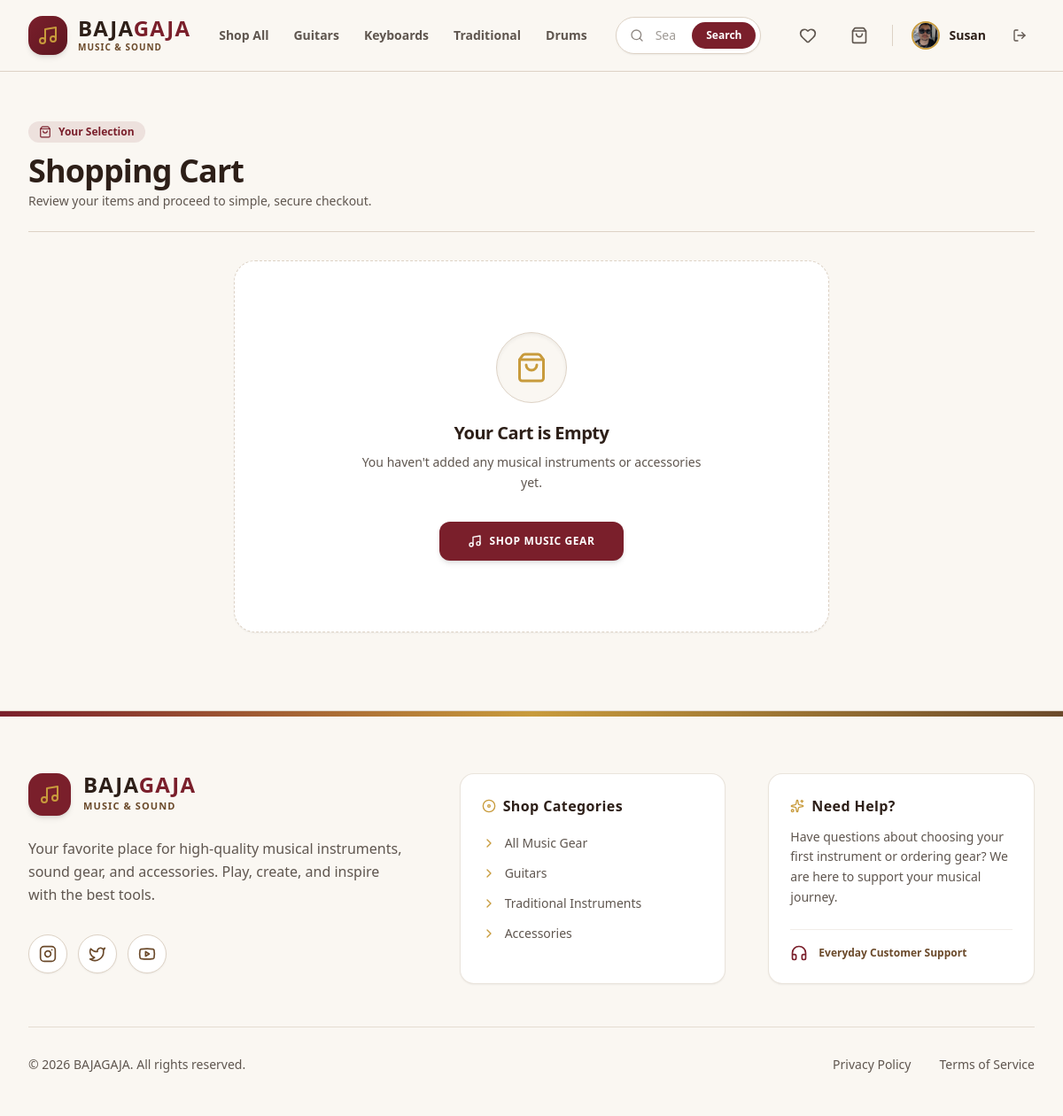
/cart/ (signed in), run on an earlier commit of the app's database.
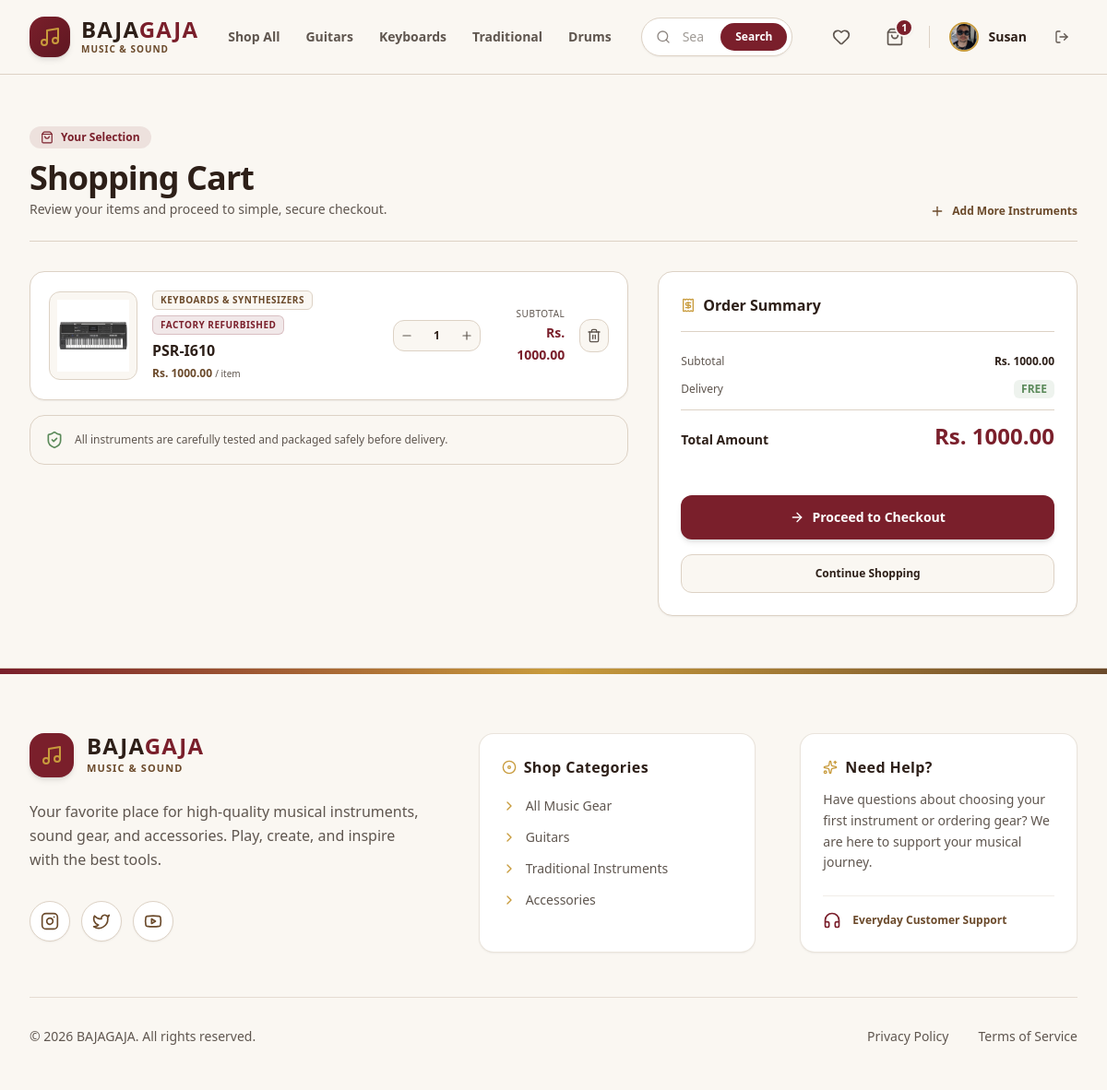
And on a later commit of the database.
### bg_app/models.py (models this page shows, shortened)
class User(AbstractUser):
    phone = models.CharField(max_length=20, blank=True)
    address = models.TextField(blank=True)
    profile_picture = models.ImageField(upload_to='images/user/', blank=True, null=True)

class Cart(models.Model):
    customer = models.OneToOneField(User, on_delete=models.CASCADE, related_name='cart')

class CartItem(models.Model):
    cart = models.ForeignKey(Cart, on_delete=models.CASCADE, related_name='items')
    product = models.ForeignKey(Product, on_delete=models.CASCADE)
    quantity = models.PositiveIntegerField(default=1)
    @property
    def total_price(self):
        return self.product.price * self.quantity

class Product(models.Model):
    class Category(models.TextChoices):
        GUITARS = 'guitars', 'Guitars & Basses'
        KEYBOARDS = 'keyboards', 'Keyboards & Synthesizers'
        DRUMS = 'drums', 'Drums & Percussion'
        TRADITIONAL = 'traditional', 'Traditional & Folk'
        WIND = 'wind', 'Wind & Brass'
        STUDIO = 'studio', 'Studio & Recording'
        AMPS_EFFECTS = 'amps_effects', 'Amps & Effect Pedals'
        ACCESSORIES = 'accessories', 'Accessories & Cables'
    class Condition(models.TextChoices):
        NEW = 'new', 'Brand New (Sealed)'
        REFURBISHED = 'refurbished', 'Factory Refurbished'
        USED = 'used', 'Pre-Owned / Good'
    brand = models.ForeignKey(Brand, on_delete=models.SET_NULL, null=True, related_name='products')
    name = models.CharField(max_length=255)
    category = models.CharField(max_length=20, choices=Category.choices)
    condition = models.CharField(max_length=20, choices=Condition.choices, default=Condition.NEW)
    description = models.TextField()
    price = models.DecimalField(max_digits=10, decimal_places=2)
    stock = models.PositiveIntegerField(default=0)
    product_image = models.ImageField(upload_to='images/products/')
    sku = models.CharField(max_length=100, unique=True, blank=True, null=True)
    is_active = models.BooleanField(default=True)
    created_at = models.DateTimeField(auto_now_add=True)

### bg_app/views/cart_view.py (the view)
# urls.py: path('cart/', cart_view, name='cart'),
@login_required
def cart_view(request):
    cart, created = Cart.objects.get_or_create(customer=request.user)
    cart_items = cart.items.all()
    total_price = sum(item.total_price for item in cart_items)
    return render(request, 'main/cart_page.html', {'cart_items': cart_items, 'total_price': total_price})

### bg_app/templates/main/cart_page.html (shortened to what the changed rows need)
<!DOCTYPE html>
<html lang="en">
<head>
    {% load static %}
    <link href="{% static 'css/styles.css' %}" rel="stylesheet" />
</head>
<body class="bg-[#FAF7F2] text-[#5F564F] font-sans min-h-screen flex flex-col selection:bg-[#7A1F2B] selection:text-white">
    {% include 'components/_navbar.html' %}
    <main class="flex-grow max-w-7xl w-full mx-auto px-4 sm:px-6 lg:px-8 py-8 lg:py-14">
        <div class="mb-8 border-b border-[#DDD2C5] pb-6 flex flex-col sm:flex-row sm:items-end justify-between gap-4">
            <div>
                <div class="inline-flex items-center gap-2 px-3 py-1 rounded-full bg-[#7A1F2B]/10 text-[#7A1F2B] text-xs font-semibold mb-3">
                </div>
                <h1 class="text-3xl lg:text-4xl font-extrabold text-[#2D1F18] tracking-tight">Shopping Cart</h1>
                <p class="text-sm text-[#5F564F] mt-1">Review your items and proceed to simple, secure checkout.</p>
            </div>
            {% if cart_items %}
            <a href="/products/" class="inline-flex items-center gap-2 text-xs font-bold text-[#6B4A2B] hover:text-[#7A1F2B] transition-colors">
                <i data-lucide="plus" class="w-4 h-4"></i>
                Add More Instruments
            </a>
            {% endif %}
        </div>
        {% if cart_items %}
            <div class="grid grid-cols-1 lg:grid-cols-12 gap-8 items-start">
                <div class="lg:col-span-7 xl:col-span-8 space-y-4">
                    {% for item in cart_items %}
                        <div class="bg-white border border-[#DDD2C5] rounded-2xl p-4 sm:p-5 flex flex-col sm:flex-row items-center justify-between gap-5 shadow-sm hover:border-[#C89B3C] transition-all">
                            <div class="flex flex-col sm:flex-row items-center gap-4 w-full sm:w-auto">
                                <div class="w-24 h-24 bg-[#FAF7F2] border border-[#DDD2C5] rounded-xl overflow-hidden flex items-center justify-center p-2 shrink-0 relative group">
                                    {% if item.product.product_image %}
                                        <img src="{{ item.product.product_image.url }}" alt="{{ item.product.name }}" class="max-w-full max-h-full object-contain group-hover:scale-105 transition-transform duration-300">
                                    {% else %}
                                        <i data-lucide="music" class="w-8 h-8 text-[#C89B3C]"></i>
                                    {% endif %}
                                </div>
                                <div class="space-y-1.5 text-center sm:text-left flex-1">
                                    <div class="flex flex-wrap items-center justify-center sm:justify-start gap-1.5">
                                        <span class="text-[10px] font-bold text-[#6B4A2B] bg-[#FAF7F2] border border-[#DDD2C5] px-2 py-0.5 rounded-md uppercase tracking-wider">
                                            {{ item.product.get_category_display }}
                                        </span>
                                        <span class="text-[10px] font-bold text-[#7A1F2B] bg-[#7A1F2B]/10 border border-[#7A1F2B]/20 px-2 py-0.5 rounded-md uppercase tracking-wider">
                                            {{ item.product.get_condition_display }}
                                        </span>
                                    </div>
                                    <h3 class="font-bold text-[#2D1F18] text-base leading-snug line-clamp-1">
                                        {{ item.product.name }}
                                    </h3>
                                    <p class="text-xs font-bold text-[#6B4A2B]">
                                        Rs. {{ item.product.price|floatformat:2 }} <span class="text-[10px] font-normal text-[#5F564F]">/ item</span>
                                    </p>
                                </div>
                            </div>
                            <div class="flex items-center justify-between sm:justify-end gap-6 w-full sm:w-auto border-t sm:border-t-0 border-[#DDD2C5] pt-4 sm:pt-0">
                                <div class="flex items-center border border-[#DDD2C5] rounded-xl overflow-hidden bg-[#FAF7F2]">
                                    <a href="/cart/decrease/{{ item.product.id }}/" class="w-8 h-8 flex items-center justify-center text-[#5F564F] hover:text-[#7A1F2B] hover:bg-white transition-colors">
                                        <i data-lucide="minus" class="w-3.5 h-3.5"></i>
                                    </a>
                                    <span class="w-10 text-center font-bold text-xs text-[#2D1F18]">
                                        {{ item.quantity }}
                                    </span>
                                    <a href="/cart/increase/{{ item.product.id }}/" class="w-8 h-8 flex items-center justify-center text-[#5F564F] hover:text-[#7A1F2B] hover:bg-white transition-colors">
                                        <i data-lucide="plus" class="w-3.5 h-3.5"></i>
                                    </a>
                                </div>
                                <div class="flex items-center gap-4">
                                    <div class="text-right">
                                        <span class="text-[10px] font-medium text-[#5F564F] block uppercase tracking-wider">Subtotal</span>
                                        <span class="text-sm font-extrabold text-[#7A1F2B]">Rs. {{ item.total_price|floatformat:2 }}</span>
                                    </div>
                                    <button type="button" onclick="openRemoveCartModal('/cart/remove/{{ item.product.id }}/', '{{ item.product.name|escapejs }}')" class="w-9 h-9 bg-[#FAF7F2] hover:bg-[#B4473A]/10 border border-[#DDD2C5] hover:border-[#B4473A]/30 text-[#5F564F] hover:text-[#B4473A] rounded-xl transition-all flex items-center justify-center cursor-pointer">
                                        <i data-lucide="trash-2" class="w-4 h-4"></i>
                                    </button>
                                </div>
                            </div>
                        </div>
                    {% endfor %}
                    <div class="bg-[#FAF7F2] border border-[#DDD2C5] rounded-2xl p-4 flex items-center gap-3 text-xs text-[#5F564F]">
                        <i data-lucide="shield-check" class="w-5 h-5 text-[#5B8A5A] shrink-0"></i>
                        <span>All instruments are carefully tested and packaged safely before delivery.</span>
                    </div>
                </div>
                <div class="lg:col-span-5 xl:col-span-4 bg-white border border-[#DDD2C5] rounded-2xl p-6 space-y-6 lg:sticky lg:top-24 shadow-sm">
                    <div class="border-b border-[#DDD2C5] pb-4">
                        <h2 class="text-base font-bold text-[#2D1F18] flex items-center gap-2">
                            <i data-lucide="receipt" class="w-4 h-4 text-[#C89B3C]"></i>
                            Order Summary
                        </h2>
                    </div>
                    <div class="space-y-3">
                        <div class="flex justify-between items-center text-xs">
                            <span class="text-[#5F564F]">Subtotal</span>
                            <span class="font-bold text-[#2D1F18]">Rs. {{ total_price|floatformat:2 }}</span>
                        </div>
                        <div class="flex justify-between items-center text-xs">
                            <span class="text-[#5F564F]">Delivery</span>
                            <span class="font-bold text-[#5B8A5A] bg-[#5B8A5A]/10 px-2 py-0.5 rounded-md">FREE</span>
                        </div>
                        <div class="border-t border-[#DDD2C5] pt-3 flex justify-between items-baseline">
                            <span class="text-sm font-bold text-[#2D1F18]">Total Amount</span>
                            <span class="text-2xl font-black text-[#7A1F2B]">Rs. {{ total_price|floatformat:2 }}</span>
                        </div>
                    </div>
                    <form method="POST" action="/payment/initiate/" class="space-y-4 pt-2">
                        <button type="button" id="action_button" class="w-full bg-[#7A1F2B] hover:bg-[#5E1721] text-white font-bold py-3.5 px-6 rounded-xl text-sm transition-all flex items-center justify-center gap-2 shadow-md hover:shadow-lg cursor-pointer">
                            <i data-lucide="arrow-right" class="w-4 h-4"></i>
                            <span id="button_text">Proceed to Checkout</span>
                        </button>
                        <a href="/products/" class="w-full bg-[#FAF7F2] hover:bg-[#DDD2C5]/30 text-[#2D1F18] font-semibold py-3 px-6 rounded-xl text-xs transition-all flex items-center justify-center gap-2 border border-[#DDD2C5]">
                            Continue Shopping
                        </a>
                    </form>
                </div>
            </div>
        {% else %}
            <div class="flex flex-col items-center justify-center text-center py-20 px-4 border border-dashed border-[#DDD2C5] rounded-3xl bg-white max-w-2xl mx-auto my-8 shadow-sm">
                <div class="w-20 h-20 bg-[#FAF7F2] rounded-full flex items-center justify-center border border-[#DDD2C5] mb-5 shadow-inner">
                    <i data-lucide="shopping-bag" class="w-9 h-9 text-[#C89B3C]"></i>
                </div>
                <h3 class="text-[#2D1F18] font-bold text-xl tracking-tight">Your Cart is Empty</h3>
                <p class="text-sm text-[#5F564F] mt-2 max-w-sm leading-relaxed mb-8">You haven't added any musical instruments or accessories yet.</p>
                <a href="/products/" class="bg-[#7A1F2B] hover:bg-[#5E1721] text-white font-bold px-8 py-3.5 rounded-xl text-xs uppercase tracking-wider transition-all flex items-center gap-2 shadow-md hover:shadow-lg">
                    <i data-lucide="music" class="w-4 h-4"></i>
                    Shop Music Gear
                </a>
            </div>
        {% endif %}
    </main>
</body>
</html>

### bg_app/templates/components/_navbar.html (shortened to what the changed rows need)
<header class="sticky top-0 z-50 bg-[#FAF7F2]/95 backdrop-blur-lg border-b border-[#DDD2C5] font-sans">
  <div class="max-w-7xl mx-auto px-4 sm:px-6 lg:px-8">
    <div class="flex items-center justify-between h-20 gap-4 lg:gap-8">
      <div class="flex items-center gap-3 sm:gap-4">
        {% if user.is_authenticated and not user.is_staff %}
          <a href="/cart/" class="p-2.5 text-[#5F564F] hover:text-[#7A1F2B] hover:bg-[#FFFFFF] rounded-full border border-transparent hover:border-[#DDD2C5] transition-all relative shadow-none hover:shadow-sm" title="Shopping Cart">
            <i data-lucide="shopping-bag" class="w-5 h-5"></i>
            {% if user.is_authenticated and user.cart.items.exists %}
              <span class="absolute top-0 right-0 w-5 h-5 bg-[#7A1F2B] text-[#FFFFFF] text-[11px] font-bold rounded-full flex items-center justify-center border-2 border-[#FAF7F2] shadow-sm">
                {{ user.cart.items.count }}
              </span>
            {% endif %}
          </a>
        {% endif %}
        {% if user.is_authenticated %}
          <div class="flex items-center gap-2">
            <a href="/profile/" class="flex items-center gap-2.5 group p-1 pr-3 rounded-full hover:bg-[#FFFFFF] transition-all border border-transparent hover:border-[#DDD2C5]">
              {% if user.profile_picture %}
                <img src="{{ user.profile_picture.url }}" alt="Profile" class="w-8 h-8 rounded-full object-cover border-2 border-[#C89B3C]">
              {% else %}
                <div class="w-8 h-8 rounded-full bg-[#FAF7F2] border-2 border-[#C89B3C] flex items-center justify-center text-[#7A1F2B]">
                  <i data-lucide="user" class="w-4 h-4"></i>
                </div>
              {% endif %}
              <span class="text-sm font-semibold hidden lg:block text-[#2D1F18] group-hover:text-[#7A1F2B] transition-colors">{{ user.username }}</span>
            </a>
            <button type="button" onclick="openLogoutModal()" class="p-2 text-[#5F564F] hover:text-[#B4473A] hover:bg-[#FFFFFF] rounded-full border border-transparent hover:border-[#DDD2C5] transition-colors cursor-pointer" title="Log Out">
              <i data-lucide="log-out" class="w-4 h-4"></i>
            </button>
          </div>
        {% endif %}
      </div>
    </div>
  </div>
</header>

What changed in the data, as far as the page shows it:
shown differently, row unchanged: User "Susan": cart.items.count (not shown) → "1"
added CartItem: product.product_image (picture), product.category "KEYBOARDS & SYNTHESIZERS", product.condition "FACTORY REFURBISHED", product.name "PSR-I610", product.price "1000.00", quantity "1", total_price "1000.00"
Also different on the page:
{{ total_price|floatformat:2 }}: (not shown) → "1000.00"
text no longer shown: "Your Cart is Empty You haven't added any musical instruments or accessories yet. SHOP MUSIC GEAR"
text now shown: "Add More Instruments All instruments are carefully tested and packaged safely before delivery. Order Summary Subtotal Rs. Delivery FREE Total Amount Rs. Proceed to Checkout Continue Shopping"
